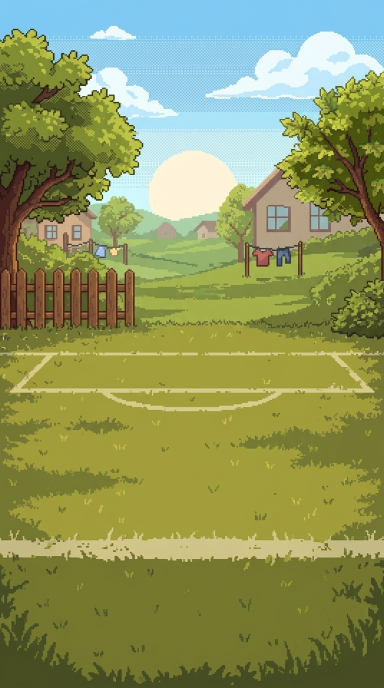
#> input picture assets/candidates/field/bg_B.png, 768 x 1376 px (shown at 1/2 size); its folder holds 3 pictures in this run
$ python process_field.py
#> lines starting #> are read from the running program, lines starting #| are printed output that depends on the picture
"""확정된 필드 · 골대 · 키퍼를 게임 해상도로 후처리한다 (GDD 9장: 줄이고 팔레트를 제한한다).

배경, 골대, 키퍼가 같은 도트 밀도를 갖도록 한 기준으로 줄인다:
  배경 256x455 (스테이지 폭 440px 일 때 도트 1칸 ≈ 1.7px), 골대 폭 215px, 키퍼 대기 포즈 높이 49px.

사용: py -3.12 tools/process_field.py [--bg B] [--goal B] [--keeper A] [--out assets/approved/field]
상점에서 구장 · 골대 · 키퍼 스킨을 바꿀 때도 같은 스크립트로 후보를 같은 밀도로 만든다.
"""
import argparse
import json
import pathlib

import numpy as np
from PIL import Image
from scipy import ndimage

ROOT = pathlib.Path(__file__).resolve().parent.parent
SRC = ROOT / "assets" / "candidates" / "field"

BG_SIZE = (256, 455)
BG_COLORS = 48
GOAL_WIDTH = 215
KEEPER_READY_HEIGHT = 49
SPRITE_COLORS = 32


def fill_transparent_rgb(rgba: np.ndarray) -> np.ndarray:
    """투명한 곳의 색을 가장 가까운 불투명 색으로 채워서, 줄일 때 마젠타 잔여색이 번지지 않게 한다."""
    opaque = rgba[:, :, 3] > 0
    if opaque.all():
        return rgba
    idx = ndimage.distance_transform_edt(~opaque, return_distances=False, return_indices=True)
    filled = rgba.copy()
    filled[:, :, :3] = rgba[idx[0], idx[1], :3]
    return filled


def remove_magenta_tint(rgba: np.ndarray) -> np.ndarray:
    """마젠타 배경이 가장자리에 번진 분홍 기운을 걷어 낸다. 빨강과 파랑이 함께 초록보다 큰 픽셀만 해당한다."""
    out = rgba.copy()
    r, g, b = (out[:, :, i].astype(int) for i in range(3))
    tinted = (out[:, :, 3] > 0) & (r - g > 20) & (b - g > 20)
    out[tinted, 1] = np.clip((r[tinted] + b[tinted]) // 2 - 10, 0, 255)
    return out


def pixelate_sprite(im: Image.Image, scale: float, colors: int) -> Image.Image:
    im = im.convert("RGBA")
    size = (max(1, round(im.width * scale)), max(1, round(im.height * scale)))
    rgba = fill_transparent_rgb(remove_magenta_tint(np.array(im)))
    rgb = Image.fromarray(rgba[:, :, :3], "RGB").resize(size, Image.Resampling.BOX)
    alpha = Image.fromarray(rgba[:, :, 3], "L").resize(size, Image.Resampling.BOX)
    rgb = rgb.quantize(colors=colors, method=Image.Quantize.MEDIANCUT, dither=Image.Dither.NONE).convert("RGB")
    a = (np.array(alpha) > 127).astype(np.uint8) * 255  # 도트 느낌: 반투명 없이 딱 떨어지게
    out = Image.fromarray(np.dstack([np.array(rgb), a]), "RGBA")
    box = out.getchannel("A").getbbox()
    return out.crop(box) if box else out


def main():
    ap = argparse.ArgumentParser()
    ap.add_argument("--bg", default="B")
    ap.add_argument("--goal", default="B")
    ap.add_argument("--keeper", default="A")
    ap.add_argument("--out", default=str(ROOT / "assets" / "approved" / "field"))
    args = ap.parse_args()
    out = pathlib.Path(args.out)
    out.mkdir(parents=True, exist_ok=True)

    bg = Image.open(SRC / f"bg_{args.bg}.png").convert("RGB").resize(BG_SIZE, Image.Resampling.BOX)
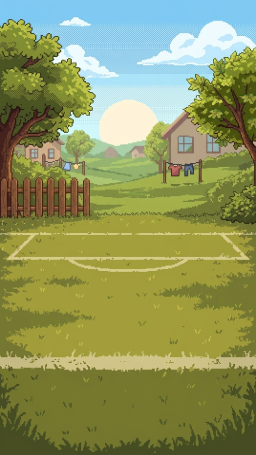
#> bg: PIL image 256x455 RGB; mean R, G, B 141.8, 150.2, 93.6
    bg = bg.quantize(colors=BG_COLORS, method=Image.Quantize.MEDIANCUT, dither=Image.Dither.NONE).convert("RGB")
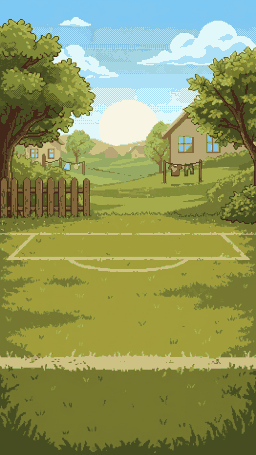
#> bg: PIL image 256x455 RGB; mean R, G, B 141.5, 150.3, 93.2
    bg.save(out / "bg.png")

#> (the run stopped early here; a loop or call above may not have finished)
